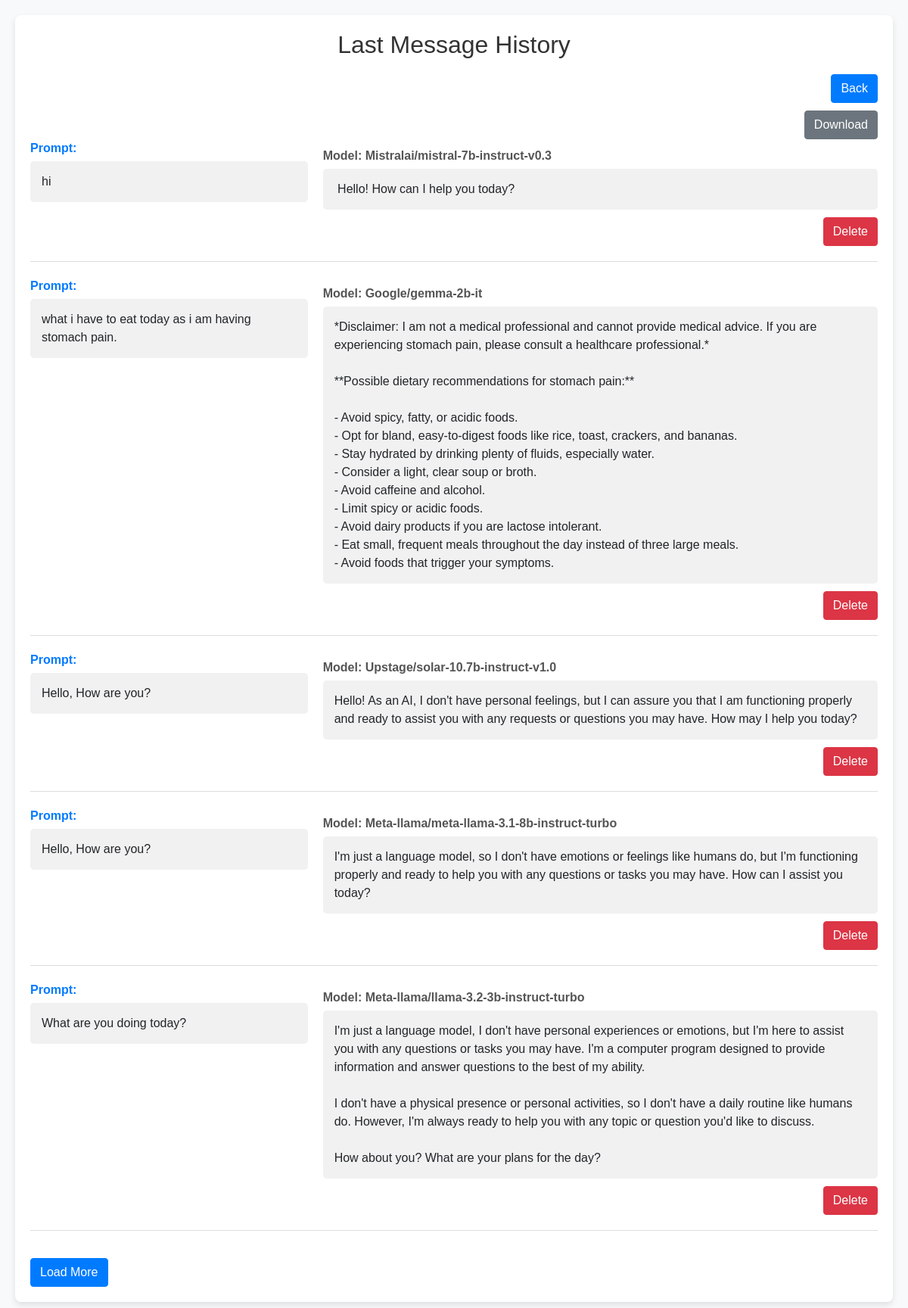
Page /result/ on the committed database.
### LLM_chatting_app/models.py (models this page shows)
class user_prompts_record(models.Model):
    session_id = models.TextField(default='')
    user_id = models.IntegerField(default=0)
    user_prompt = models.TextField(default='')
    created_datetime = models.DateTimeField(auto_now_add=True, blank=True, null=True)

class prompt_response_with_models(models.Model):
    user_prompts = models.ForeignKey(user_prompts_record, on_delete=models.CASCADE)
    answer = models.TextField(default='')
    model = models.CharField(default='', max_length=256)
    created_datetime = models.DateTimeField(auto_now_add=True, blank=True, null=True)

### LLM_chatting_app/views.py (the view)
# urls.py: path("result/", views.result, name="result"),
def result(request):
    message = "Hello"
    user_result = []
    if message is not None:
        try:
            obj_user_prompts_record = user_prompts_record.objects.all().order_by('-id')[:30]
            for prompts_record in obj_user_prompts_record:
                obj_prompt_response_with_models = prompt_response_with_models.objects.filter(user_prompts=prompts_record)
                for i in obj_prompt_response_with_models:
                    user_prompt = i.user_prompts.user_prompt
                    model_name = i.model
                    answer = i.answer
                    id = i.id
                    data_dict = {
                        "id": id,
                        "user_prompt": user_prompt,
                        "model_name": model_name,
                        "answer": answer
                    }
                    user_result.append(data_dict)
        except user_prompts_record.DoesNotExist:
            pass
    if len(user_result) > 0:
        data_count = len(user_result)
        context = {
            "user_result": user_result,
            "data_count": data_count
        }
    else:
        context = {
            "user_result": user_result,
        }
    print(user_result)
    return render(request, "result.html", context)

### templates/result.html (shortened to what this page needs)
<!DOCTYPE html>
<html lang="en">
<head>
    <link rel="stylesheet" href="https://cdn.jsdelivr.net/npm/bootstrap@4.4.1/dist/css/bootstrap.min.css">
</head>
<body>
    <div class="container">
        <h2>Last Message History</h2>
            <div style="display: flex; flex-direction: column; flex: 1;">
    <a href="{% url 'index' %}" style="align-self: self-end;" ><button class="btn btn-primary">Back</button></a>
    <button class="btn btn-secondary" id="download-btn" style="align-self: self-end; margin-top: 10px;">Download</button>
    </div>
        <div class="all_data">
            {% if data_count %}
                {% for data in user_result %}
                    <div class="result">
                        <div>
                            <div class="prompt">Prompt:</div>
                            <div class="content">{{ data.user_prompt }}</div>
                        </div>
                        <div>
                            <div class="model">Model: {{ data.model_name }}</div>
                            <div class="content">{{ data.answer }}</div>
                            <div class="delete-btn-container">
                                <button class="btn btn-danger delete-btn" data-id="{{ data.id }}">Delete</button>
                            </div>
                        </div>
                    </div>
                {% endfor %}
            {% else %}
                <div class="result">No record found....</div>
            {% endif %}
        </div>
        <button id="load-more-btn" class="btn btn-primary mt-3">Load More</button>
    </div>
</body>
</html>

### templates/result.html (style rules this page uses)
* { box-sizing: border-box; }
body { font-family: Arial, sans-serif; margin: 0; padding: 0; display: flex; justify-content: center; align-items: center; min-height: 100vh; background-color: #F8F9FA; }
.container { width: 100%; max-width: 1200px; margin: 20px; padding: 20px; background-color: #fff; border-radius: 8px; box-shadow: 0 4px 8px rgba(0, 0, 0, 0.1); }
h2 { text-align: center; color: #333; margin-bottom: 20px; }
.result { display: grid; grid-template-columns: 1fr; gap: 20px; margin-bottom: 20px; border-bottom: 1px solid #ddd; padding-bottom: 20px; display: none; }
.prompt { font-weight: bold; color: #007BFF; }
.model { font-weight: bold; color: #555; margin-top: 10px; }
.content { background-color: #F1F1F1; padding: 15px; border-radius: 5px; margin-top: 5px; white-space: pre-wrap; }
.delete-btn-container { display: flex; justify-content: flex-end; margin-top: 10px; }
.delete-btn { align-self: flex-end; }
@media (min-width: 600px) { .result { grid-template-columns: 1fr 2fr; } }
.result.visible { display: grid; }

### rows in the picture
user_prompts_record: user_prompt "hi"
prompt_response_with_models: model_name "Mistralai/mistral-7b-instruct-v0.3", answer "Hello! How can I help you today?"
user_prompts_record: user_prompt "what i have to eat today as i am having stomach pain."
prompt_response_with_models: model_name "Google/gemma-2b-it", answer "*Disclaimer: I am not a medical professional and cannot provide medical advice. If you are experiencing stomach pain, please consult a healthcare professional.* **Possible dietary recommendations for stomach pain:** - Avoid spicy, fatty, or acidic foods. - Opt for bland, easy-to-digest foods like rice, toast, crackers, and bananas. - Stay hydrated by drinking plenty of fluids, especially water. - Consider a light, clear soup or broth. - Avoid caffeine and alcohol. - Limit spicy or acidic foods. - Avoid dairy products if you are lactose intolerant. - Eat small, frequent meals throughout the day instead of three large meals. - Avoid foods that trigger your symptoms."
user_prompts_record: user_prompt "Hello, How are you?" "Hello, How are you?"
prompt_response_with_models: model_name "Upstage/solar-10.7b-instruct-v1.0", answer "Hello! As an AI, I don't have personal feelings, but I can assure you that I am functioning properly and ready to assist you with any requests or questions you may have. How may I help you today?"
prompt_response_with_models: model_name "Meta-llama/meta-llama-3.1-8b-instruct-turbo", answer "I'm just a language model, so I don't have emotions or feelings like humans do, but I'm functioning properly and ready to help you with any questions or tasks you may have. How can I assist you today?"
user_prompts_record: user_prompt "What are you doing today?"
prompt_response_with_models: model_name "Meta-llama/llama-3.2-3b-instruct-turbo", answer "I'm just a language model, I don't have personal experiences or emotions, but I'm here to assist you with any questions or tasks you may have. I'm a computer program designed to provide information and answer questions to the best of my ability. I don't have a physical presence or personal activities, so I don't have a daily routine like humans do. However, I'm always ready to help you with any topic or question you'd like to discuss. How about you? What are your plans for the day?"
